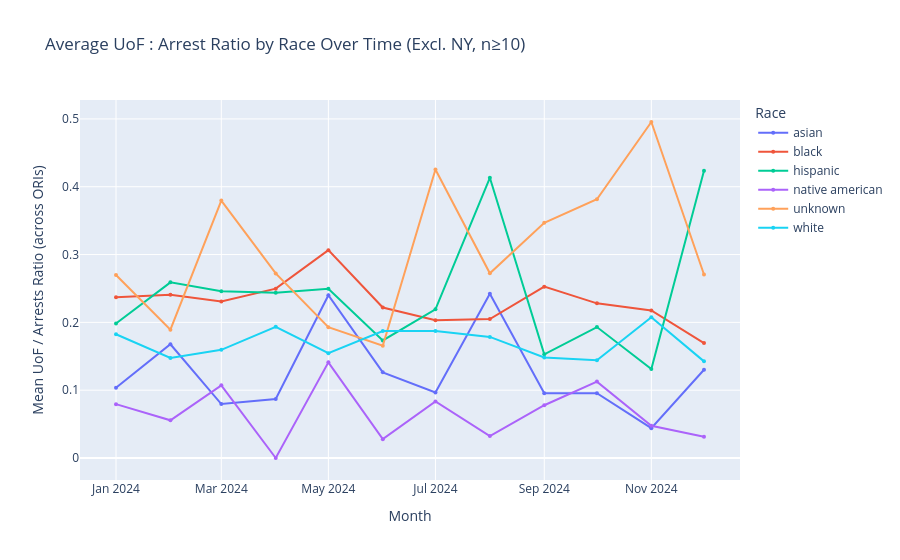

The notebook cell saved with this chart:
### Code cell
# Time series: mean ratio across ORIs per (race, month) — excl. NY, size filtered
# Size filter: keep (ORI, race) pairs with >= MIN_INCIDENTS total UoF across all months
valid_ori_race = (
    ori_race_month[ori_race_month["state"] != "NY"]
    .groupby(["ori", "subject_race"])["uof_count"]
    .sum()
    .loc[lambda s: s >= MIN_INCIDENTS]
    .index
)

orm_filtered = ori_race_month[
    (ori_race_month["state"] != "NY")
    & (pd.MultiIndex.from_arrays([ori_race_month["ori"], ori_race_month["subject_race"]]).isin(valid_ori_race))
]

mean_ratio = (
    orm_filtered
    .groupby(["subject_race", "month_dt"])["ratio"]
    .mean()
    .reset_index()
    .rename(columns={"subject_race": "Race", "month_dt": "Month", "ratio": "Mean UoF / Non-UoF Ratio"})
)

fig = px.line(
    mean_ratio,
    x="Month",
    y="Mean UoF / Non-UoF Ratio",
    color="Race",
    markers=True,
    title=f"Average UoF : Arrest Ratio by Race Over Time (Excl. NY, n≥{MIN_INCIDENTS})",
)
fig.update_traces(marker=dict(size=4))
fig.update_layout(
    xaxis_title="Month",
    yaxis_title="Mean UoF / Arrests Ratio (across ORIs)",
    legend_title="Race",
    hovermode="x unified",
)
fig.show()

### Figure 1 — Plotly figure (JSON) as saved in the notebook; plotly's stock layout.template omitted (floating-point values rounded to 4 significant figures)
{"data": [{"hovertemplate": "Race=asian<br>Month=%{x}<br>Mean UoF / Non-UoF Ratio=%{y}<extra></extra>", "legendgroup": "asian", "line": {"color": "#636efa", "dash": "solid"}, "marker": {"size": 4, "symbol": "circle"}, "mode": "lines+markers", "name": "asian", "orientation": "v", "showlegend": true, "type": "scatter", "x": ["2024-01-01T00:00:00.000000", "2024-02-01T00:00:00.000000", "2024-03-01T00:00:00.000000", "2024-04-01T00:00:00.000000", "2024-05-01T00:00:00.000000", "2024-06-01T00:00:00.000000", "2024-07-01T00:00:00.000000", "2024-08-01T00:00:00.000000", "2024-09-01T00:00:00.000000", "2024-10-01T00:00:00.000000", "2024-11-01T00:00:00.000000", "2024-12-01T00:00:00.000000"], "xaxis": "x", "y": [0.1037, 0.1677, 0.07957, 0.08697, 0.24, 0.1263, 0.09671, 0.2422, 0.09542, 0.0956, 0.04399, 0.1301], "yaxis": "y"}, {"hovertemplate": "Race=black<br>Month=%{x}<br>Mean UoF / Non-UoF Ratio=%{y}<extra></extra>", "legendgroup": "black", "line": {"color": "#EF553B", "dash": "solid"}, "marker": {"size": 4, "symbol": "circle"}, "mode": "lines+markers", "name": "black", "orientation": "v", "showlegend": true, "type": "scatter", "x": ["2024-01-01T00:00:00.000000", "2024-02-01T00:00:00.000000", "2024-03-01T00:00:00.000000", "2024-04-01T00:00:00.000000", "2024-05-01T00:00:00.000000", "2024-06-01T00:00:00.000000", "2024-07-01T00:00:00.000000", "2024-08-01T00:00:00.000000", "2024-09-01T00:00:00.000000", "2024-10-01T00:00:00.000000", "2024-11-01T00:00:00.000000", "2024-12-01T00:00:00.000000"], "xaxis": "x", "y": [0.237, 0.2408, 0.2308, 0.2497, 0.3064, 0.2219, 0.2033, 0.2049, 0.2526, 0.228, 0.2175, 0.1694], "yaxis": "y"}, {"hovertemplate": "Race=hispanic<br>Month=%{x}<br>Mean UoF / Non-UoF Ratio=%{y}<extra></extra>", "legendgroup": "hispanic", "line": {"color": "#00cc96", "dash": "solid"}, "marker": {"size": 4, "symbol": "circle"}, "mode": "lines+markers", "name": "hispanic", "orientation": "v", "showlegend": true, "type": "scatter", "x": ["2024-01-01T00:00:00.000000", "2024-02-01T00:00:00.000000", "2024-03-01T00:00:00.000000", "2024-04-01T00:00:00.000000", "2024-05-01T00:00:00.000000", "2024-06-01T00:00:00.000000", "2024-07-01T00:00:00.000000", "2024-08-01T00:00:00.000000", "2024-09-01T00:00:00.000000", "2024-10-01T00:00:00.000000", "2024-11-01T00:00:00.000000", "2024-12-01T00:00:00.000000"], "xaxis": "x", "y": [0.1983, 0.259, 0.2459, 0.2437, 0.2494, 0.1734, 0.2193, 0.4132, 0.1529, 0.193, 0.1313, 0.4236], "yaxis": "y"}, {"hovertemplate": "Race=native american<br>Month=%{x}<br>Mean UoF / Non-UoF Ratio=%{y}<extra></extra>", "legendgroup": "native american", "line": {"color": "#ab63fa", "dash": "solid"}, "marker": {"size": 4, "symbol": "circle"}, "mode": "lines+markers", "name": "native american", "orientation": "v", "showlegend": true, "type": "scatter", "x": ["2024-01-01T00:00:00.000000", "2024-02-01T00:00:00.000000", "2024-03-01T00:00:00.000000", "2024-04-01T00:00:00.000000", "2024-05-01T00:00:00.000000", "2024-06-01T00:00:00.000000", "2024-07-01T00:00:00.000000", "2024-08-01T00:00:00.000000", "2024-09-01T00:00:00.000000", "2024-10-01T00:00:00.000000", "2024-11-01T00:00:00.000000", "2024-12-01T00:00:00.000000"], "xaxis": "x", "y": [0.07941, 0.05556, 0.1071, 0.0, 0.141, 0.02778, 0.08333, 0.03226, 0.07778, 0.1126, 0.04762, 0.03125], "yaxis": "y"}, {"hovertemplate": "Race=unknown<br>Month=%{x}<br>Mean UoF / Non-UoF Ratio=%{y}<extra></extra>", "legendgroup": "unknown", "line": {"color": "#FFA15A", "dash": "solid"}, "marker": {"size": 4, "symbol": "circle"}, "mode": "lines+markers", "name": "unknown", "orientation": "v", "showlegend": true, "type": "scatter", "x": ["2024-01-01T00:00:00.000000", "2024-02-01T00:00:00.000000", "2024-03-01T00:00:00.000000", "2024-04-01T00:00:00.000000", "2024-05-01T00:00:00.000000", "2024-06-01T00:00:00.000000", "2024-07-01T00:00:00.000000", "2024-08-01T00:00:00.000000", "2024-09-01T00:00:00.000000", "2024-10-01T00:00:00.000000", "2024-11-01T00:00:00.000000", "2024-12-01T00:00:00.000000"], "xaxis": "x", "y": [0.2698, 0.1892, 0.3796, 0.2721, 0.1929, 0.1656, 0.4254, 0.2724, 0.3468, 0.3816, 0.4955, 0.2706], "yaxis": "y"}, {"hovertemplate": "Race=white<br>Month=%{x}<br>Mean UoF / Non-UoF Ratio=%{y}<extra></extra>", "legendgroup": "white", "line": {"color": "#19d3f3", "dash": "solid"}, "marker": {"size": 4, "symbol": "circle"}, "mode": "lines+markers", "name": "white", "orientation": "v", "showlegend": true, "type": "scatter", "x": ["2024-01-01T00:00:00.000000", "2024-02-01T00:00:00.000000", "2024-03-01T00:00:00.000000", "2024-04-01T00:00:00.000000", "2024-05-01T00:00:00.000000", "2024-06-01T00:00:00.000000", "2024-07-01T00:00:00.000000", "2024-08-01T00:00:00.000000", "2024-09-01T00:00:00.000000", "2024-10-01T00:00:00.000000", "2024-11-01T00:00:00.000000", "2024-12-01T00:00:00.000000"], "xaxis": "x", "y": [0.1825, 0.1475, 0.1595, 0.1934, 0.1546, 0.1871, 0.1874, 0.1786, 0.1483, 0.1442, 0.2076, 0.1425], "yaxis": "y"}], "layout": {"hovermode": "x unified", "legend": {"title": {"text": "Race"}, "tracegroupgap": 0}, "title": {"text": "Average UoF : Arrest Ratio by Race Over Time (Excl. NY, n≥10)"}, "xaxis": {"anchor": "y", "domain": [0, 1], "title": {"text": "Month"}}, "yaxis": {"anchor": "x", "domain": [0, 1], "title": {"text": "Mean UoF / Arrests Ratio (across ORIs)"}}}}
